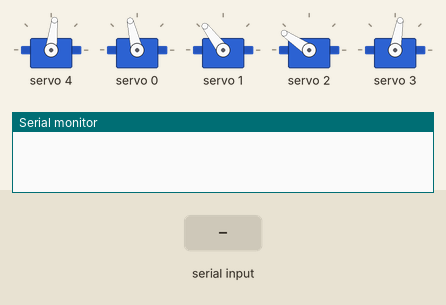
This sketch was run on a simulated Arduino Uno, built with avr-gcc and run on an emulated ATmega328P. On the bench: 5 × servo, the last lines printed to the serial monitor. The inputs (shaded band) are chosen by the test bench.

Above: at 0.1 s.
At 6.2 s:
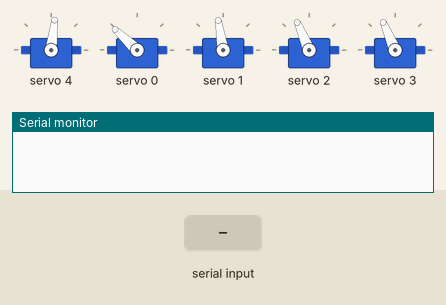
6.3 s: "e" received over Serial
At 9.0 s:
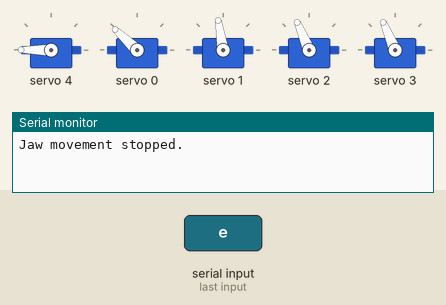
Timing chart, 0 to 15.3 s (numbered marks = the images above; inputs shaded):
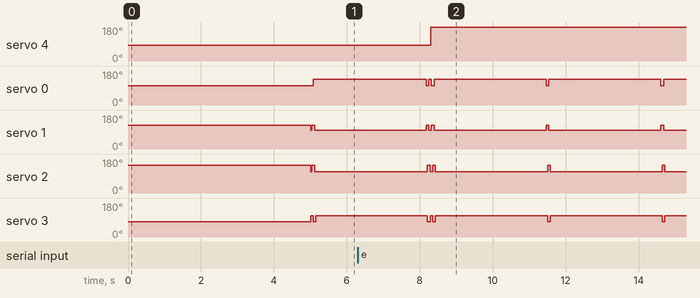

Measured:
- after the input at 6.3 s, servo 4: 83° → 180° after 2.0 s

The sketch:

eye_jaw.ino
```cpp
#include <Wire.h>
#include <Adafruit_PWMServoDriver.h>

Adafruit_PWMServoDriver pwm = Adafruit_PWMServoDriver();

#define SERVO_DELAY 500 // Delay in milliseconds for eye movements

// Jaw Settings
#define JAW_SERVO_PIN 4
#define PULSE_START 1250
#define PULSE_END 1400
#define PULSE_STOP 1500

// Eye Settings
#define NUM_SERVOS 6 // Total number of servos used, including the jaw
int servoPins[NUM_SERVOS] = {0, 1, 2, 3, 4, 5}; // Assigning pins to servos, adjust as needed

// Left Eye Settings
#define LEFT_EYE_0_MIN 330
#define LEFT_EYE_0_MAX 400
#define LEFT_EYE_1_MIN 380
#define LEFT_EYE_1_MAX 320
#define LEFT_STEPS 90 // Steps for left eye movement

// Right Eye Settings
#define RIGHT_EYE_0_MIN 420
#define RIGHT_EYE_0_MAX 350
#define RIGHT_EYE_1_MIN 280
#define RIGHT_EYE_1_MAX 350
#define RIGHT_STEPS 100 // Steps for right eye movement
uint16_t pulseLengthToPWM(uint16_t microseconds) {
    return map(microseconds, 0, 20000, 0, 4096);
}
void setup() {
  Serial.begin(9600);
  pwm.begin();
  pwm.setPWMFreq(50); // Set the frequency for all servos

  // Initialize servos to their starting positions
 pwm.setPWM(4, 0, pulseLengthToPWM(PULSE_END));
  pwm.setPWM(servoPins[0], 0, LEFT_EYE_0_MIN);
  pwm.setPWM(servoPins[1], 0, LEFT_EYE_1_MIN);
  pwm.setPWM(servoPins[2], 0, RIGHT_EYE_0_MIN);
  pwm.setPWM(servoPins[3], 0, RIGHT_EYE_1_MIN);
  delay(5000);
  pwm.setPWM(servoPins[0], 0, LEFT_EYE_0_MAX);
  pwm.setPWM(servoPins[1], 0, LEFT_EYE_1_MAX);
  pwm.setPWM(servoPins[2], 0, RIGHT_EYE_0_MAX);
  pwm.setPWM(servoPins[3], 0, RIGHT_EYE_1_MAX);
}

void moveServosSmoothly(int pin, int start, int end, int steps, int duration) {
  int stepSize = (end - start) / steps;

  for (int i = 0; i <= steps; i++) {
    // if (pin <= 1) {
    //   i += 2; // Increment by 2 for left eye as per original left eye code
    // }
    i+=3;
    int newPos = start + (i * stepSize);
    pwm.setPWM(pin, 0, newPos);
  }
}

void loop() {
  // Eye Movement - executed continuously
  moveServosSmoothly(servoPins[0], LEFT_EYE_0_MIN, LEFT_EYE_0_MAX, LEFT_STEPS, SERVO_DELAY);
  moveServosSmoothly(servoPins[1], LEFT_EYE_1_MIN, LEFT_EYE_1_MAX, LEFT_STEPS, SERVO_DELAY);

  // Right Eye Movement
  moveServosSmoothly(servoPins[2], RIGHT_EYE_0_MIN, RIGHT_EYE_0_MAX, RIGHT_STEPS, SERVO_DELAY);
  moveServosSmoothly(servoPins[3], RIGHT_EYE_1_MIN, RIGHT_EYE_1_MAX, RIGHT_STEPS, SERVO_DELAY);

  // Return to initial positions
  moveServosSmoothly(servoPins[0], LEFT_EYE_0_MAX, LEFT_EYE_0_MIN, LEFT_STEPS, SERVO_DELAY);
  moveServosSmoothly(servoPins[1], LEFT_EYE_1_MAX, LEFT_EYE_1_MIN, LEFT_STEPS, SERVO_DELAY);
  moveServosSmoothly(servoPins[2], RIGHT_EYE_0_MAX, RIGHT_EYE_0_MIN, RIGHT_STEPS, SERVO_DELAY);
  moveServosSmoothly(servoPins[3], RIGHT_EYE_1_MAX, RIGHT_EYE_1_MIN, RIGHT_STEPS, SERVO_DELAY);

  // // Jaw Movement - check for serial command without blocking
  if (Serial.available() > 0) {
    char command = Serial.read();
    switch(command) {
        case 's': // Start jaw movement
          pwm.setPWM(JAW_SERVO_PIN, 0, PULSE_END);
          delay(250);
          pwm.setPWM(JAW_SERVO_PIN, 0, PULSE_START);
          delay(250);
          break;
        case 'e': // Stop jaw movement immediately
          pwm.setPWM(JAW_SERVO_PIN, 0, PULSE_START);
          Serial.println("Jaw movement stopped.");
          break;
    }
  }
  else{
    delay(3000);
  }
}
```
